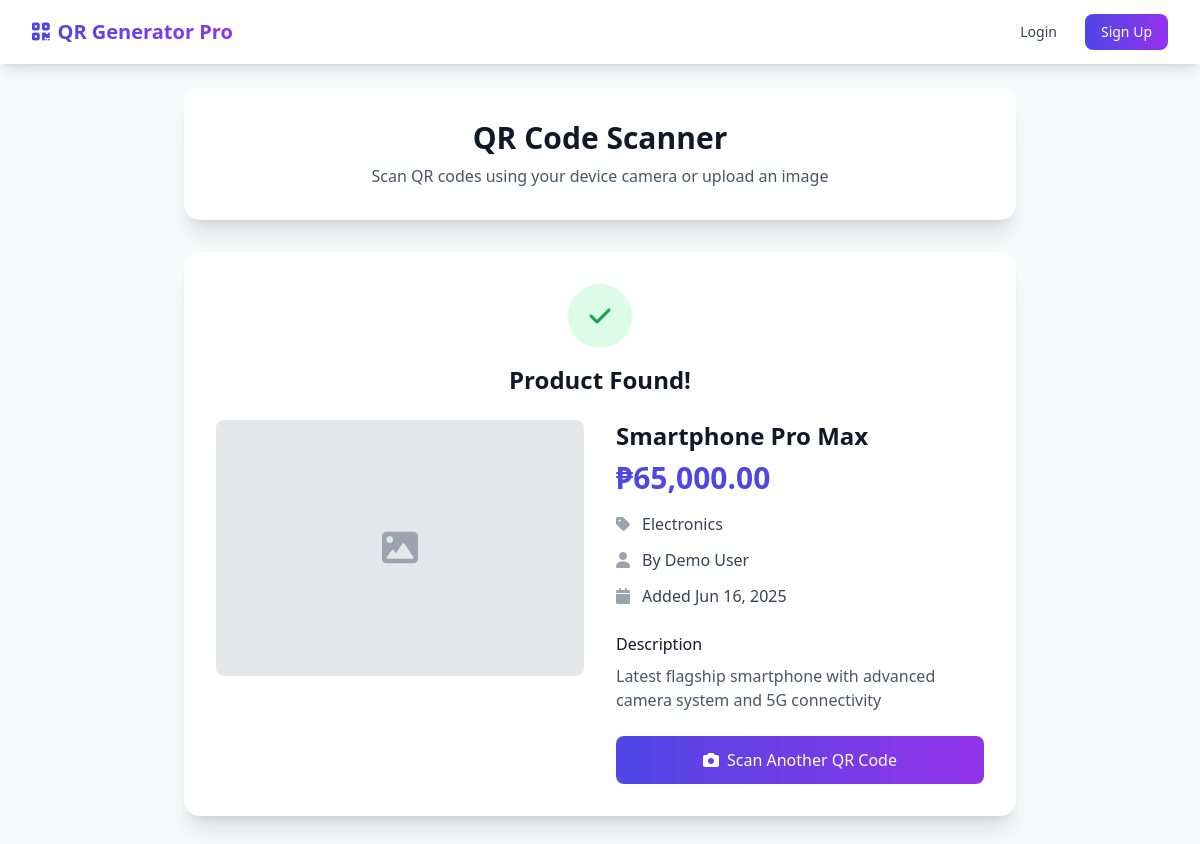
Screenshot of /scan.php?id=1 with the database file from the repository.
### tables this page shows
CREATE TABLE products (
    id INT AUTO_INCREMENT PRIMARY KEY,
    user_id INT NOT NULL,
    category_id INT NOT NULL,
    name VARCHAR(200) NOT NULL,
    price DECIMAL(10,2) NOT NULL,
    description TEXT,
    image VARCHAR(255) DEFAULT NULL,
    qr_code_path VARCHAR(255),
    is_active BOOLEAN DEFAULT TRUE,
    created_at TIMESTAMP DEFAULT CURRENT_TIMESTAMP,
    updated_at TIMESTAMP DEFAULT CURRENT_TIMESTAMP ON UPDATE CURRENT_TIMESTAMP,
    FOREIGN KEY (user_id) REFERENCES users(id) ON DELETE CASCADE,
    FOREIGN KEY (category_id) REFERENCES categories(id) ON DELETE CASCADE
);

CREATE TABLE categories (
    id INT AUTO_INCREMENT PRIMARY KEY,
    user_id INT NOT NULL,
    name VARCHAR(100) NOT NULL,
    description TEXT,
    color VARCHAR(7) DEFAULT '#3B82F6',
    created_at TIMESTAMP DEFAULT CURRENT_TIMESTAMP,
    updated_at TIMESTAMP DEFAULT CURRENT_TIMESTAMP ON UPDATE CURRENT_TIMESTAMP,
    FOREIGN KEY (user_id) REFERENCES users(id) ON DELETE CASCADE
);

CREATE TABLE users (
    id INT AUTO_INCREMENT PRIMARY KEY,
    name VARCHAR(100) NOT NULL,
    email VARCHAR(100) UNIQUE NOT NULL,
    password VARCHAR(255) NOT NULL,
    role ENUM('user', 'admin') DEFAULT 'user',
    status ENUM('pending', 'approved', 'blocked') DEFAULT 'pending',
    profile_image VARCHAR(255) DEFAULT NULL,
    phone VARCHAR(20) DEFAULT NULL,
    address TEXT DEFAULT NULL,
    created_at TIMESTAMP DEFAULT CURRENT_TIMESTAMP,
    updated_at TIMESTAMP DEFAULT CURRENT_TIMESTAMP ON UPDATE CURRENT_TIMESTAMP
);

### config/session.php (called while the page is built, shortened)
<?php
function isLoggedIn() {
    return isset($_SESSION['user_id']);
}
?>

### includes/functions.php (called while the page is built, shortened)
<?php
function formatPrice($price) {
    return '₱' . number_format($price, 2);
}
?>

### scan.php (the view, shortened to what this page needs)
<?php
require_once 'config/session.php';
require_once 'includes/functions.php';
$database = new Database();
$db = $database->getConnection();
$scanned_product = null;
if (isset($_GET['id'])) {
    $product_id = (int)$_GET['id'];
    $product_query = "SELECT p.*, c.name as category_name, u.name as owner_name
                      FROM products p
                      LEFT JOIN categories c ON p.category_id = c.id
                      LEFT JOIN users u ON p.user_id = u.id
                      WHERE p.id = ? AND p.is_active = 1";
    $product_stmt = $db->prepare($product_query);
    $product_stmt->execute([$product_id]);
    $scanned_product = $product_stmt->fetch(PDO::FETCH_ASSOC);
}
?>
<!DOCTYPE html>
<html lang="en">
<head>
    <script src="https://cdn.tailwindcss.com"></script>
    <link href="https://cdnjs.cloudflare.com/ajax/libs/font-awesome/6.0.0/css/all.min.css" rel="stylesheet">
</head>
<body class="bg-gray-50">
    <nav class="bg-white shadow-lg sticky top-0 z-50">
        <div class="max-w-7xl mx-auto px-4 sm:px-6 lg:px-8">
            <div class="flex justify-between h-16">
                <div class="flex items-center">
                    <a href="<?php echo isLoggedIn() ? 'dashboard.php' : 'index.php'; ?>" class="text-xl font-bold bg-gradient-to-r from-indigo-600 to-purple-600 bg-clip-text text-transparent">
                        <i class="fas fa-qrcode mr-2 text-indigo-600"></i>QR Generator Pro
                    </a>
                </div>
                <div class="flex items-center space-x-4">
                    <?php if (isLoggedIn()): ?>
                        <a href="dashboard.php" class="text-gray-700 hover:text-indigo-600 px-3 py-2 rounded-md text-sm font-medium">
                            <i class="fas fa-home mr-1"></i>Dashboard
                        </a>
                        <a href="qr-codes.php" class="text-gray-700 hover:text-indigo-600 px-3 py-2 rounded-md text-sm font-medium">
                            <i class="fas fa-qrcode mr-1"></i>My QR Codes
                        </a>
                        <div class="relative group">
                            <button class="flex items-center text-gray-700 hover:text-indigo-600 px-3 py-2 rounded-md text-sm font-medium">
                                <i class="fas fa-user-circle mr-2"></i>
                                <?php echo htmlspecialchars(getUserName()); ?>
                                <i class="fas fa-chevron-down ml-2"></i>
                            </button>
                            <div class="absolute right-0 mt-2 w-48 bg-white rounded-md shadow-lg py-1 z-50 hidden group-hover:block">
                                <a href="profile.php" class="block px-4 py-2 text-sm text-gray-700 hover:bg-gray-100">
                                    <i class="fas fa-user mr-2"></i>Profile
                                </a>
                                <a href="logout.php" class="block px-4 py-2 text-sm text-red-600 hover:bg-red-50">
                                    <i class="fas fa-sign-out-alt mr-2"></i>Logout
                                </a>
                            </div>
                        </div>
                    <?php else: ?>
                        <a href="login.php" class="text-gray-700 hover:text-indigo-600 px-3 py-2 rounded-md text-sm font-medium">Login</a>
                        <a href="register.php" class="bg-gradient-to-r from-indigo-600 to-purple-600 hover:from-indigo-700 hover:to-purple-700 text-white px-4 py-2 rounded-lg text-sm font-medium transition-all">Sign Up</a>
                    <?php endif; ?>
                </div>
            </div>
        </div>
    </nav>
    <div class="max-w-4xl mx-auto py-6 sm:px-6 lg:px-8">
        <div class="bg-white shadow-xl rounded-2xl p-8 mb-8">
            <div class="text-center">
                <h1 class="text-3xl font-bold text-gray-900 mb-2">QR Code Scanner</h1>
                <p class="text-gray-600">Scan QR codes using your device camera or upload an image</p>
            </div>
        </div>
        <?php if ($scanned_product): ?>
            <div class="bg-white shadow-xl rounded-2xl p-8 mb-8">
                <div class="text-center mb-6">
                    <div class="w-16 h-16 bg-green-100 rounded-full flex items-center justify-center mx-auto mb-4">
                        <i class="fas fa-check text-2xl text-green-600"></i>
                    </div>
                    <h2 class="text-2xl font-bold text-gray-900 mb-2">Product Found!</h2>
                </div>
                <div class="grid grid-cols-1 md:grid-cols-2 gap-8">
                    <div>
                        <?php if ($scanned_product['image']): ?>
                            <img src="<?php echo htmlspecialchars($scanned_product['image']); ?>"
                                 alt="<?php echo htmlspecialchars($scanned_product['name']); ?>"
                                 class="w-full h-64 object-cover rounded-lg">
                        <?php else: ?>
                            <div class="w-full h-64 bg-gray-200 rounded-lg flex items-center justify-center">
                                <i class="fas fa-image text-4xl text-gray-400"></i>
                            </div>
                        <?php endif; ?>
                    </div>
                    <div>
                        <h3 class="text-2xl font-bold text-gray-900 mb-2"><?php echo htmlspecialchars($scanned_product['name']); ?></h3>
                        <p class="text-3xl font-bold text-indigo-600 mb-4"><?php echo formatPrice($scanned_product['price']); ?></p>
                        <div class="space-y-3 mb-6">
                            <div class="flex items-center">
                                <i class="fas fa-tag text-gray-400 mr-3"></i>
                                <span class="text-gray-700"><?php echo htmlspecialchars($scanned_product['category_name']); ?></span>
                            </div>
                            <div class="flex items-center">
                                <i class="fas fa-user text-gray-400 mr-3"></i>
                                <span class="text-gray-700">By <?php echo htmlspecialchars($scanned_product['owner_name']); ?></span>
                            </div>
                            <div class="flex items-center">
                                <i class="fas fa-calendar text-gray-400 mr-3"></i>
                                <span class="text-gray-700">Added <?php echo date('M j, Y', strtotime($scanned_product['created_at'])); ?></span>
                            </div>
                        </div>
                        <?php if ($scanned_product['description']): ?>
                            <div class="mb-6">
                                <h4 class="font-medium text-gray-900 mb-2">Description</h4>
                                <p class="text-gray-600"><?php echo htmlspecialchars($scanned_product['description']); ?></p>
                            </div>
                        <?php endif; ?>
                        <button onclick="scanAnother()" class="w-full bg-gradient-to-r from-indigo-600 to-purple-600 hover:from-indigo-700 hover:to-purple-700 text-white px-6 py-3 rounded-lg font-medium transition-all">
                            <i class="fas fa-camera mr-2"></i>Scan Another QR Code
                        </button>
                    </div>
                </div>
            </div>
        <?php endif; ?>
    </div>
</body>
</html>

### rows the page displays
products: name "Smartphone Pro Max", price "₱65,000.00", category.name "Electronics", user.name "Demo User", created_at "Jun 16, 2025", description "Latest flagship smartphone with advanced camera system and 5G connectivity"
